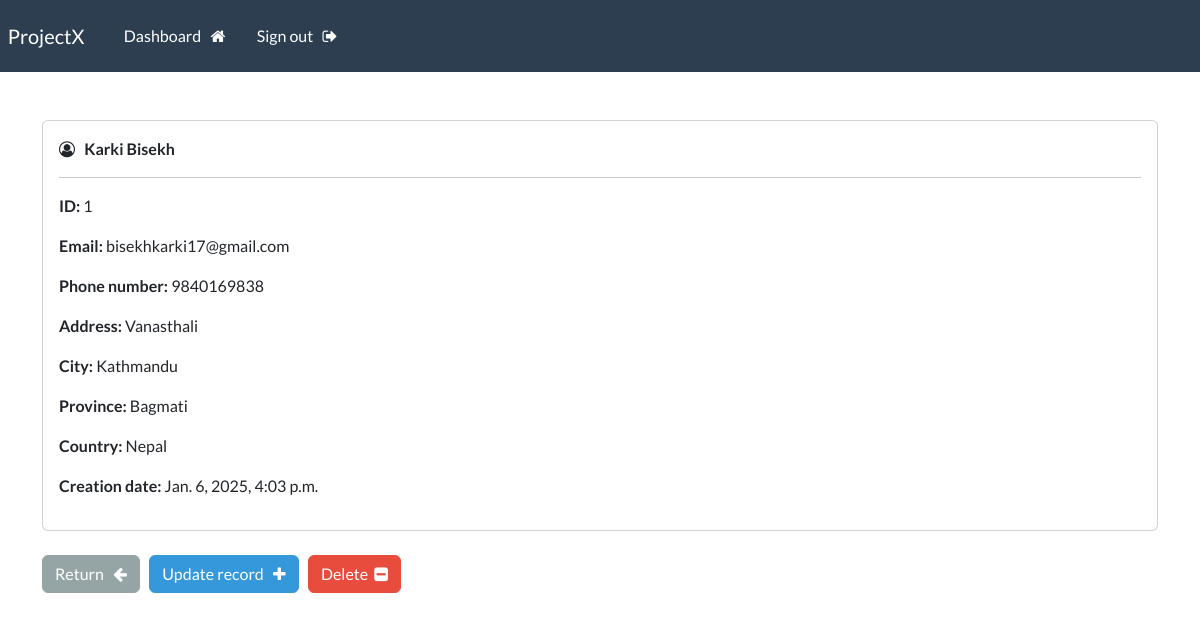
Page /viewRecord/1/ (signed in) on the committed database.
### webapp/models.py (models this page shows, shortened)
class Record(models.Model):
    creation_date = models.DateTimeField(auto_now_add=True)
    first_name = models.CharField(max_length=100)
    last_name = models.CharField(max_length=100)
    email = models.CharField(max_length=255)
    phone = models.CharField(max_length=20)
    address = models.CharField(max_length=300)
    city = models.CharField(max_length=255)
    province = models.CharField(max_length=200)
    country = models.CharField(max_length=125)

### webapp/views.py (the view)
# urls.py: path('viewRecord/<int:pk>/',views.read_record,name="viewRecord"),
@login_required(login_url='login')
def read_record(request,pk):
    all_records = Record.objects.get(id=pk)
    context = {
        'record':all_records
    }
    return render(request,'webapp/view-record.html',context)

### webapp/templates/webapp/view-record.html (shortened to what this page needs)
{% extends 'webapp/base.html' %} {% block content %}
<div class="card">
  <div class="card-body">
    <i class="fa fa-user-circle-o" aria-hidden="true"></i> &nbsp;
    <strong> {{record.last_name}} {{record.first_name}} </strong>
    <hr />
    <p><strong> ID: </strong> {{record.id}}</p>
    <p><strong> Email: </strong> {{record.email}}</p>
    <p><strong> Phone number: </strong> {{record.phone}}</p>
    <p><strong> Address: </strong> {{record.address}}</p>
    <p><strong> City: </strong> {{record.city}}</p>
    <p><strong> Province: </strong> {{record.province}}</p>
    <p><strong> Country: </strong> {{record.country}}</p>
    <p><strong> Creation date: </strong> {{record.creation_date}}</p>
  </div>
</div>
<br />
<a href="{% url 'dashboard' %}" class="btn btn-secondary">
  Return &nbsp; <i class="fa fa-arrow-left" aria-hidden="true"></i>
</a>
<a href="{% url 'updateRecord' record.id %}" class="btn btn-info">
  Update record &nbsp; <i class="fa fa-plus" aria-hidden="true"></i>
</a>
<a href="{% url 'deleteRecord' record.id  %}" class="btn btn-danger">
  Delete &nbsp;<i class="fa fa-minus-square" aria-hidden="true"></i>
</a>
{% endblock %}

### rows in the picture
Record: last_name "Karki", first_name "Bisekh", id "1", email "bisekhkarki17@gmail.com", phone "9840169838", address "Vanasthali", city "Kathmandu", province "Bagmati", country "Nepal", creation_date "Jan. 6, 2025, 4:03 p.m."
